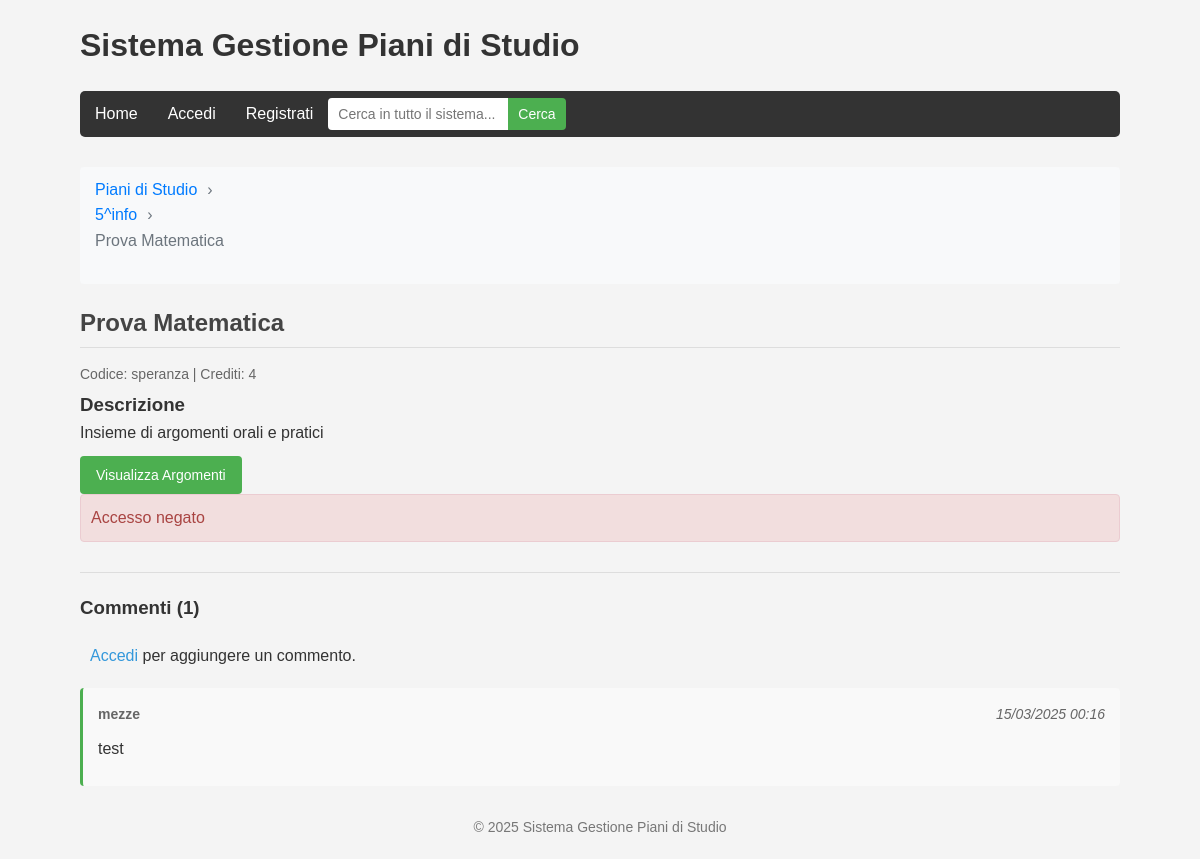
/pages/view_pages/view_esame.php?id=1, run on the app's committed database.
### tables this page shows
CREATE TABLE `piani_di_studio` (
  `id` int(11) NOT NULL,
  `nome` varchar(100) NOT NULL,
  `descrizione` text DEFAULT NULL,
  `data_creazione` timestamp NOT NULL DEFAULT current_timestamp(),
  `user_id` int(11) NOT NULL,
  `visibility` varchar(20) NOT NULL DEFAULT 'private'
);

CREATE TABLE `esami` (
  `id` int(11) NOT NULL,
  `piano_id` int(11) NOT NULL,
  `nome` varchar(100) NOT NULL,
  `codice` varchar(20) DEFAULT NULL,
  `crediti` int(11) DEFAULT 6,
  `descrizione` text DEFAULT NULL,
  `anno` int(11) DEFAULT NULL,
  `semestre` int(11) DEFAULT NULL
);

CREATE TABLE `commenti` (
  `id` int(11) NOT NULL,
  `user_id` int(11) NOT NULL,
  `tipo_elemento` varchar(50) NOT NULL,
  `elemento_id` int(11) NOT NULL,
  `testo` text NOT NULL,
  `data_creazione` timestamp NOT NULL DEFAULT current_timestamp(),
  `data_modifica` timestamp NULL DEFAULT NULL ON UPDATE current_timestamp()
);

CREATE TABLE `users` (
  `id` int(11) NOT NULL,
  `username` varchar(50) NOT NULL,
  `password` varchar(255) NOT NULL,
  `email` varchar(100) NOT NULL,
  `role` varchar(20) NOT NULL DEFAULT 'user',
  `created_at` timestamp NOT NULL DEFAULT current_timestamp()
);

### models/esame.php (called while the page is built, shortened)
<?php
class Esame {
    private $conn;
    private $table_name = "esami";
    public $id;
    public function __construct($db) {
        $this->conn = $db;
    }
    public function readOne() {
    $query = "SELECT e.*, p.nome as piano_nome
              FROM " . $this->table_name . " e
              LEFT JOIN piani_di_studio p ON e.piano_id = p.id
              WHERE e.id = :id
              LIMIT 0,1";
    $stmt = $this->conn->prepare($query);
    $stmt->bindParam(":id", $this->id);
    try {
        $stmt->execute();
        $row = $stmt->fetch(PDO::FETCH_ASSOC);
        if ($row) {
            return $row;
        }
        return null;
    } catch(PDOException $e) {
        error_log('Errore nel recupero dell\'esame: ' . $e->getMessage());
        return null;
    }
}
}
?>

### models/piano_di_studio.php (called while the page is built, shortened)
<?php
class PianoDiStudio {
    private $conn;
    private $table_name = "piani_di_studio";
    public $id;
    public function __construct($db) {
        $this->conn = $db;
    }
    public function readOne() {
        $query = "SELECT * FROM " . $this->table_name . " WHERE id = ? LIMIT 0,1";
        $stmt = $this->conn->prepare($query);
        $stmt->bindParam(1, $this->id);
        $stmt->execute();
        $row = $stmt->fetch(PDO::FETCH_ASSOC);
        if ($row) {
            return $row;
        }
        return [];
    }
}
?>

### pages/components/comments/comments.php (called while the page is built, shortened)
<?php
include_once 'comment_list.php';
function gestioneCommenti($db, $tipo_elemento, $elemento_id, $redirect_base) {
    if (!isset($_SESSION['user_id'])) {
        return ['message' => 'Accesso negato', 'message_class' => 'error'];
    }
    return null;
}
function gestioneCommentiEsami($db, $esame_id) {
    $redirect_base = "view_esame.php?id={$esame_id}";
    return gestioneCommenti($db, 'esame', $esame_id, $redirect_base);
}
function renderCommentiEsami($db, $esame_id) {
    $redirect_param = "id={$esame_id}";
    renderCommenti($db, 'esame', $esame_id, $redirect_param);
}

### models/comments.php (called while the page is built, shortened)
<?php
class Commento {
    private $conn;
    private $table_name = "commenti";
    public function __construct($db) {
        $this->conn = $db;
    }
    public function readByElemento($tipo_elemento, $elemento_id) {
        $query = "SELECT c.*, u.username
                  FROM " . $this->table_name . " c
                  LEFT JOIN users u ON c.user_id = u.id
                  WHERE c.tipo_elemento = :tipo_elemento
                  AND c.elemento_id = :elemento_id
                  ORDER BY c.data_creazione DESC";
        $stmt = $this->conn->prepare($query);
        $stmt->bindParam(":tipo_elemento", $tipo_elemento);
        $stmt->bindParam(":elemento_id", $elemento_id);
        $stmt->execute();
        return $stmt;
    }
    public function countByElemento($tipo_elemento, $elemento_id) {
        $query = "SELECT COUNT(*) as total FROM " . $this->table_name . "
                  WHERE tipo_elemento = :tipo_elemento
                  AND elemento_id = :elemento_id";
        $stmt = $this->conn->prepare($query);
        $stmt->bindParam(":tipo_elemento", $tipo_elemento);
        $stmt->bindParam(":elemento_id", $elemento_id);
        $stmt->execute();
        $row = $stmt->fetch(PDO::FETCH_ASSOC);
        return $row['total'];
    }
}
?>

### pages/view_pages/view_esame.php (the view, shortened to what this page needs)
<?php
include_once '../../ui/includes/header_view.php';
include_once '../../models/esame.php';
include_once '../../models/piano_di_studio.php';
include_once '../../models/comments.php';
include_once '../components/comments/comments.php';
$database = new Database();
$db = $database->getConnection();
$esame = new Esame($db);
$piano = new PianoDiStudio($db);
$esame_id = isset($_GET['id']) ? $_GET['id'] : null;
$esame->id = $esame_id;
$esame_info = $esame->readOne();
$piano->id = $esame_info['piano_id'];
$piano_info = $piano->readOne();
echo "<div class='breadcrumb'>";
echo "<ul>";
echo "<li><a href='../index.php'>Piani di Studio</a></li>";
echo "<li><a href='../esami.php?piano_id=" . $esame_info['piano_id'] . "'>" . htmlspecialchars($piano_info['nome']) . "</a></li>";
echo "<li>" . htmlspecialchars($esame_info['nome']) . "</li>";
echo "</ul>";
echo "</div>";
echo "<div class='esame-details'>";
echo "<h2>" . htmlspecialchars($esame_info['nome']) . "</h2>";
echo "<div class='item-meta'>Codice: " . htmlspecialchars($esame_info['codice']) . " | Crediti: " . $esame_info['crediti'] . "</div>";
echo "<div class='item-description'><h3>Descrizione</h3>" . htmlspecialchars($esame_info['descrizione']) . "</div>";
echo "<div class='item-actions'>";
echo "<a href='../argomenti.php?esame_id=" . $esame_info['id'] . "' class='btn-primary'>Visualizza Argomenti</a>";
echo "</div>";
echo "</div>";
$risultato_commenti = gestioneCommentiEsami($db, $esame_id);
if ($risultato_commenti && !empty($risultato_commenti['message'])) {
    echo "<div class='message {$risultato_commenti['message_class']}'>{$risultato_commenti['message']}</div>";
}
renderCommentiEsami($db, $esame_id);
include_once '../../ui/includes/footer_view.php';
?>

### pages/components/comments/comment_list.php (shortened to what this page needs)
<?php
function renderCommenti($db, $tipo_elemento, $elemento_id, $redirect_param) {
    $commento = new Commento($db);
    $comment_count = $commento->countByElemento($tipo_elemento, $elemento_id);
    ?>
    <div class="comments-section">
        <h3>Commenti (<?php echo $comment_count; ?>)</h3>
        <?php if(isset($_SESSION['user_id'])): ?>
        <div class="comment-form">
            <form action="" method="POST">
                <input type="hidden" name="comment_tipo" value="<?php echo $tipo_elemento; ?>">
                <input type="hidden" name="comment_elemento_id" value="<?php echo $elemento_id; ?>">
                <textarea name="comment_text" placeholder="Aggiungi un commento..." required></textarea>
                <button type="submit" name="add_comment" class="btn-primary">Commenta</button>
            </form>
        </div>
        <?php else: ?>
            <p><a href="../login.php">Accedi</a> per aggiungere un commento.</p>
        <?php endif; ?>
        <div class="comments-list">
            <?php
            $stmt_commenti = $commento->readByElemento($tipo_elemento, $elemento_id);
            if($stmt_commenti->rowCount() > 0) {
                while($row_commento = $stmt_commenti->fetch(PDO::FETCH_ASSOC)) {
                    echo '<div class="comment-item" id="comment-'.$row_commento['id'].'">';
                    echo '<div class="comment-header">';
                    echo '<span class="comment-author">'.htmlspecialchars($row_commento['username']).'</span>';
                    echo '<span class="comment-date">'.date('d/m/Y H:i', strtotime($row_commento['data_creazione'])).'</span>';
                    echo '</div>';
                    echo '<div class="comment-content">'.htmlspecialchars($row_commento['testo']).'</div>';
                    echo '</div>';
                }
            } else {
                echo '<p>Nessun commento presente. Sii il primo a commentare!</p>';
            }
            ?>
        </div>
    </div>
    <?php
}

### data on the page
piani_di_studio: nome "5^info"
esami: nome "Prova Matematica", codice "speranza", crediti "4", descrizione "Insieme di argomenti orali e pratici"
commenti: user.username "mezze", data_creazione "15/03/2025 00:16", testo "test"

### other printed values
$risultato_commenti['message'] "Accesso negato"
$comment_count "1"
